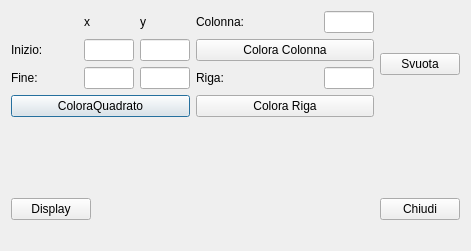
<?xml version="1.0" encoding="UTF-8"?>
<ui version="4.0">
 <class>RasterGui</class>
 <widget class="QDialog" name="RasterGui">
  <property name="geometry">
   <rect>
    <x>0</x>
    <y>0</y>
    <width>471</width>
    <height>251</height>
   </rect>
  </property>
  <property name="windowTitle">
   <string>Dialog</string>
  </property>
  <layout class="QGridLayout" name="gridLayout_4">
   <item row="0" column="0">
    <layout class="QGridLayout" name="gridLayout">
     <item row="1" column="0">
      <widget class="QLabel" name="label_2">
       <property name="text">
        <string>Inizio:</string>
       </property>
      </widget>
     </item>
     <item row="2" column="2">
      <widget class="QLineEdit" name="lineEdit_yf">
       <property name="maximumSize">
        <size>
         <width>50</width>
         <height>16777215</height>
        </size>
       </property>
      </widget>
     </item>
     <item row="3" column="0" colspan="3">
      <widget class="QPushButton" name="pushButton_quadrato">
       <property name="text">
        <string>ColoraQuadrato</string>
       </property>
      </widget>
     </item>
     <item row="2" column="1">
      <widget class="QLineEdit" name="lineEdit_xf">
       <property name="maximumSize">
        <size>
         <width>50</width>
         <height>16777215</height>
        </size>
       </property>
      </widget>
     </item>
     <item row="1" column="1">
      <widget class="QLineEdit" name="lineEdit_xi">
       <property name="maximumSize">
        <size>
         <width>50</width>
         <height>16777215</height>
        </size>
       </property>
      </widget>
     </item>
     <item row="1" column="2">
      <widget class="QLineEdit" name="lineEdit_yi">
       <property name="maximumSize">
        <size>
         <width>50</width>
         <height>16777215</height>
        </size>
       </property>
      </widget>
     </item>
     <item row="2" column="0">
      <widget class="QLabel" name="label_3">
       <property name="text">
        <string>Fine:</string>
       </property>
      </widget>
     </item>
     <item row="0" column="1">
      <widget class="QLabel" name="label">
       <property name="text">
        <string>x</string>
       </property>
      </widget>
     </item>
     <item row="0" column="2">
      <widget class="QLabel" name="label_4">
       <property name="text">
        <string>y</string>
       </property>
      </widget>
     </item>
    </layout>
   </item>
   <item row="0" column="1">
    <layout class="QVBoxLayout" name="verticalLayout">
     <item>
      <layout class="QGridLayout" name="gridLayout_3">
       <item row="0" column="0">
        <widget class="QLabel" name="label_6">
         <property name="text">
          <string>Colonna:</string>
         </property>
        </widget>
       </item>
       <item row="0" column="1">
        <widget class="QLineEdit" name="lineEdit_colonna">
         <property name="maximumSize">
          <size>
           <width>50</width>
           <height>16777215</height>
          </size>
         </property>
        </widget>
       </item>
       <item row="1" column="0" colspan="2">
        <widget class="QPushButton" name="pushButton_colonna">
         <property name="text">
          <string>Colora Colonna</string>
         </property>
        </widget>
       </item>
      </layout>
     </item>
     <item>
      <layout class="QGridLayout" name="gridLayout_2">
       <item row="0" column="0">
        <widget class="QLabel" name="label_5">
         <property name="text">
          <string>Riga:</string>
         </property>
        </widget>
       </item>
       <item row="0" column="1">
        <widget class="QLineEdit" name="lineEdit_linea">
         <property name="maximumSize">
          <size>
           <width>50</width>
           <height>16777215</height>
          </size>
         </property>
        </widget>
       </item>
       <item row="1" column="0" colspan="2">
        <widget class="QPushButton" name="pushButton_linea">
         <property name="text">
          <string>Colora Riga</string>
         </property>
        </widget>
       </item>
      </layout>
     </item>
    </layout>
   </item>
   <item row="0" column="2">
    <widget class="QPushButton" name="btn_svuota">
     <property name="text">
      <string>Svuota</string>
     </property>
    </widget>
   </item>
   <item row="1" column="1">
    <spacer name="verticalSpacer">
     <property name="orientation">
      <enum>Qt::Vertical</enum>
     </property>
     <property name="sizeHint" stdset="0">
      <size>
       <width>20</width>
       <height>40</height>
      </size>
     </property>
    </spacer>
   </item>
   <item row="2" column="0" colspan="3">
    <layout class="QHBoxLayout" name="horizontalLayout">
     <item>
      <widget class="QPushButton" name="btn_openDisplay">
       <property name="text">
        <string>Display</string>
       </property>
      </widget>
     </item>
     <item>
      <spacer name="horizontalSpacer">
       <property name="orientation">
        <enum>Qt::Horizontal</enum>
       </property>
       <property name="sizeHint" stdset="0">
        <size>
         <width>198</width>
         <height>20</height>
        </size>
       </property>
      </spacer>
     </item>
     <item>
      <widget class="QPushButton" name="btn_close">
       <property name="text">
        <string>Chiudi</string>
       </property>
      </widget>
     </item>
    </layout>
   </item>
   <item row="3" column="0" colspan="3">
    <widget class="QLabel" name="label_errorDisplay">
     <property name="maximumSize">
      <size>
       <width>16777215</width>
       <height>30</height>
      </size>
     </property>
     <property name="text">
      <string/>
     </property>
    </widget>
   </item>
  </layout>
 </widget>
 <resources/>
 <connections/>
</ui>
